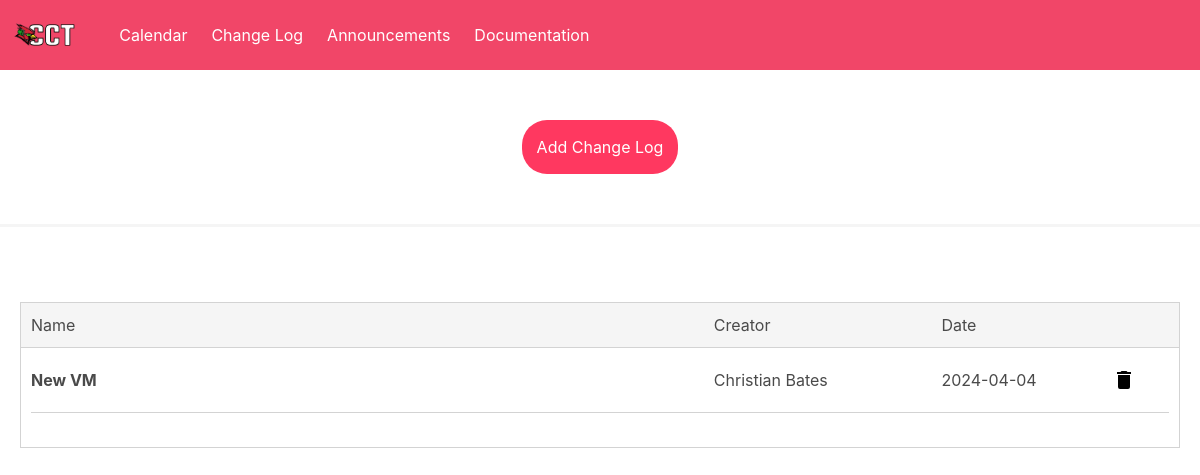
The app's page /change_log with its own data.
### tables this page shows
CREATE TABLE change_log (
id integer primary key autoincrement,
name text,
rollback_steps text,
creator text,
date text,
description
);

### app.py (the view)
@app.route('/change_log', methods=['GET', 'POST'])
def change_log():
    if request.method == 'POST':
        id = request.form['change_id']
        conn = getDatabaseConnection()
        change_log = conn.execute("SELECT * FROM change_log WHERE id = ?", (id,)).fetchone()
        conn.close()
        return change_card(change_log)
    conn = getDatabaseConnection()
    changes = conn.execute('SELECT * FROM change_log').fetchall()
    conn.close()
    return render_template('change_log.html', changes=changes)

### app.py (called while the page is built)
def getDatabaseConnection():
    connection = sqlite3.connect('cct_database.db')
    connection.row_factory = sqlite3.Row
    return connection

### templates/change_log.html
{% extends 'base.html' %}
{% block content %}
    <div class="announcement-button-div">
        <a href="{{ url_for('new_change_log') }}">
            <button class="announcement-button">Add Change Log</button>
        </a>
    </div>
    <div class="change_log_grid_header">
        <div>
            <p>Name</p>
        </div>
        <div>
            <p>Creator</p>
        </div>
        <div>
            <p>Date</p>
        </div>
    </div>
    <form method="POST">
        <div class="change_log_grid">
            {% for c in changes %}
                <a class="change-card-anchor change_log_item">
                    <div>
                        <button class="change-log-button" name="change_id" id="change_id" value="{{ c['id'] }}">{{ c['name'] }}</button>
                    </div>
                </a>
                <div class="change_log_item">{{ c['creator'] }}</div>
                <div class="change_log_item">{{ c['date'] }}</div>
                <a onclick="deleteChangeLogWarning('{{ c['id'] }}')">
                    <div class="change_log_item">
                        <img class="icon" src="{{ url_for('static', filename='delete.svg') }}">
                    </div>
                </a>
            {% endfor %}
                <div class="filler">filler</div>
                <div class="filler">filler</div>
                <div class="filler">filler</div>
        </div>
    </form>
{% endblock %}

### static/custom.css (style rules this page uses)
.announcement-button-div { display: flex; justify-content: center; margin: auto; border-bottom: solid hsl(0, 0%, 96%); margin-bottom: 75px; }
.announcement-button { margin-top: 50px; margin-bottom: 50px; text-align: center; background-color: hsl(348, 100%, 61%); color: white; padding: 15px; border-radius: 25px; border: none; }
.change_log_grid_header { display: grid; grid-template-columns: 60% 20% 20%; background-color: hsl(0, 0%, 96%); border: solid lightgray 1px; padding: 10px; margin-left: 20px; margin-right: 20px; }
.change_log_grid { display: grid; grid-template-columns: 60% 20% 15% 5%; margin-left: 20px; margin-right: 20px; border-left: solid lightgray 1px; border-right: solid lightgray 1px; border-bottom: solid lightgray 1px; place-items: left; align-items: middle; padding: 10px; }
.change_log_item { border-bottom: solid lightgray 1px; padding-top: 10px; padding-bottom: 20px; display: grid; }
.filler { color: white; }
.change-card-anchor { text-decoration: none; color: inherit; font-weight: bold; }
.change-log-button { background: none; border: none; padding: 0; margin: 0; font: inherit; outline: none; text-decoration: none; color: inherit; font-weight: bold; }

### records on screen
change_log: {{ c['id'] }} 11 (drawn), name "New VM", creator "Christian Bates", date "2024-04-04"
